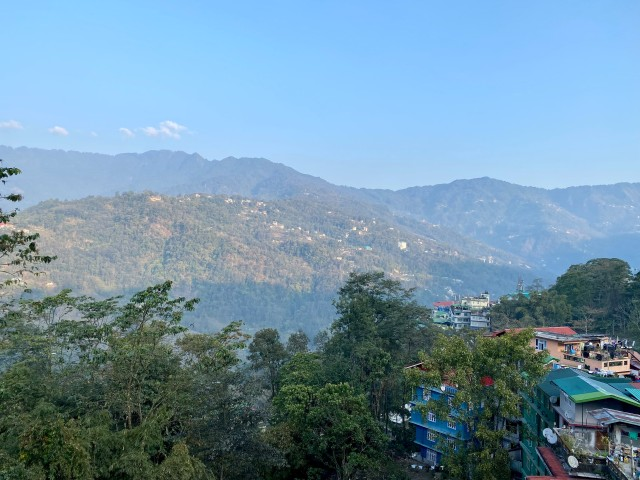
#> input picture images/1.jpg, 640 x 480 px, given in place of the camera
$ python Pencil_wizard.py
#> lines starting #> are read from the running program, lines starting #| are printed output that depends on the picture
import cv2 as cv
import numpy as np

camera = cv.VideoCapture(0)

while True:
    ret, frame = camera.read()
#> frame is the input picture: shape (480, 640, 3); mean B, G, R 165.5, 145.5, 112.8
    if ret == False:
        break
    # getting width and height of image
    height, width, _ = frame.shape
#> height = 480; width = 640

    # creating copy of image using resize function
    resziedImage = cv.resize(frame, (width, height),
                             interpolation=cv.INTER_AREA)

    # creating 3X3 kernel, inorder to sharpen the image /frame
    kernel = np.array([[-1, -1, -1],
                       [-1, 9, -1],
                       [-1, -1, -1]])
    # Appling kernel on the frame using filter2D function .
    sharpenImage = cv.filter2D(resziedImage, -1, kernel)
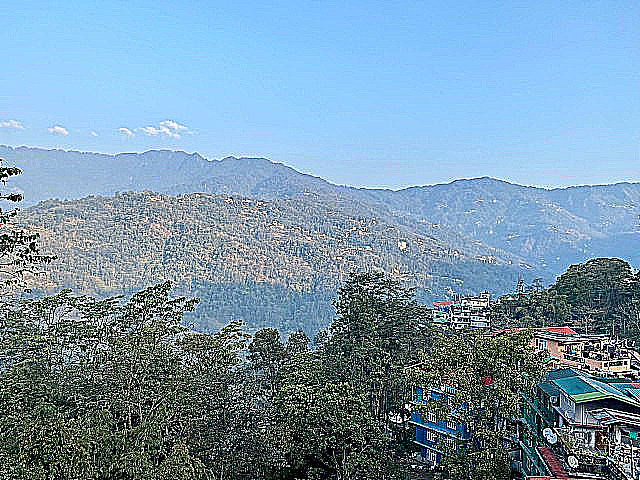
#> sharpenImage: shape (480, 640, 3); mean B, G, R 170.7, 150.1, 120.3

    # converting image into Grayscale image.
    gray = cv.cvtColor(sharpenImage, cv.COLOR_BGR2GRAY)
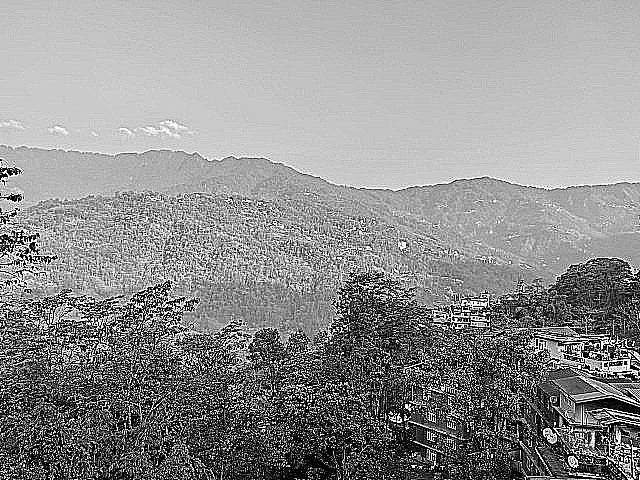
#> gray: shape (480, 640); min 0, max 255, mean 143.5

    # creating inverse of sharpen image .
    inverseImage = 255 - gray
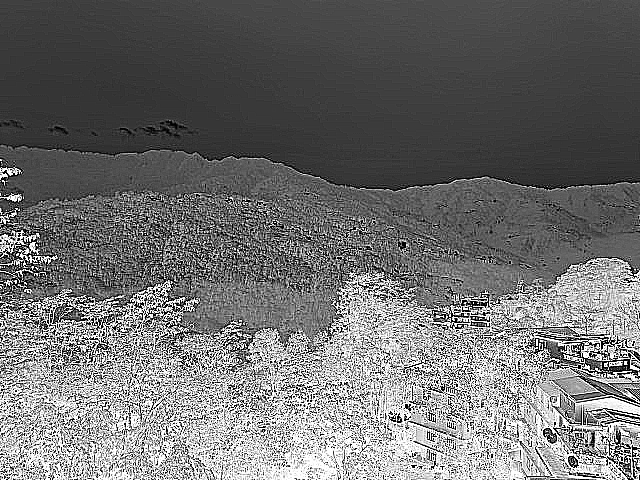
#> inverseImage: shape (480, 640); min 0, max 255, mean 111.5

    # applying Gussain Blur on the image .
    bluredImage = cv.GaussianBlur(inverseImage, (15, 15), 0, 0)
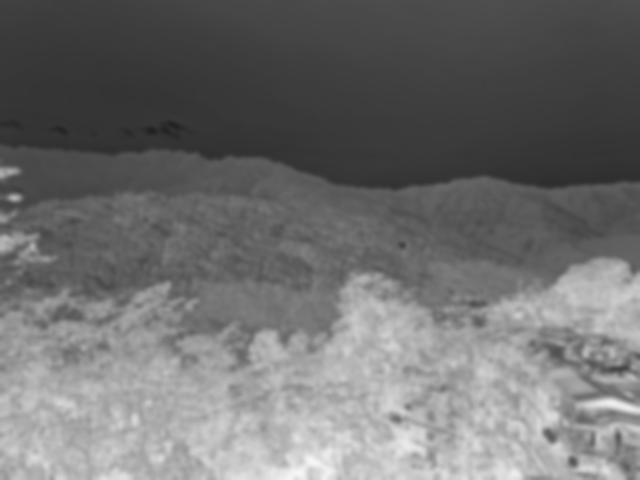
#> bluredImage: shape (480, 640); min 32, max 246, mean 111.5

    # create a pencilSketch using divide function on opencv .
    pencilSketch = cv.divide(gray, 255 - bluredImage, scale=256)
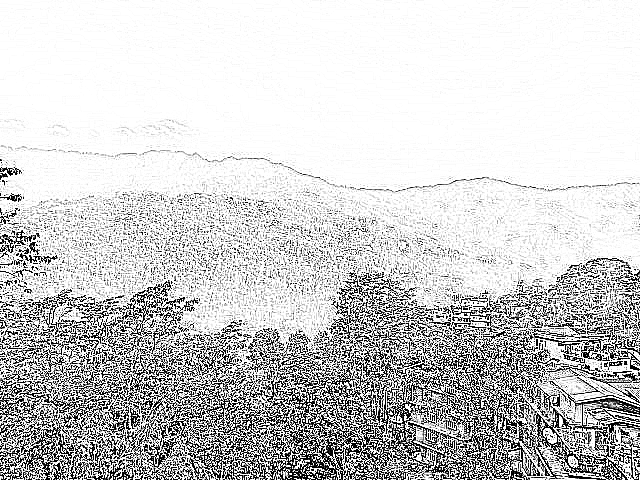
#> pencilSketch: shape (480, 640); min 0, max 255, mean 204.8

    # show the frame on the screen .
    cv.imshow('Sharpen Image', sharpenImage)
    cv.imshow("pencilSketch", pencilSketch)

    cv.imshow("frame", frame)
    key = cv.waitKey(1)
#> (key q is pressed here)
    if key == ord("q"):
        break

cv.destroyAllWindows()
camera.release()

$ run again, on images/baboon.jpg
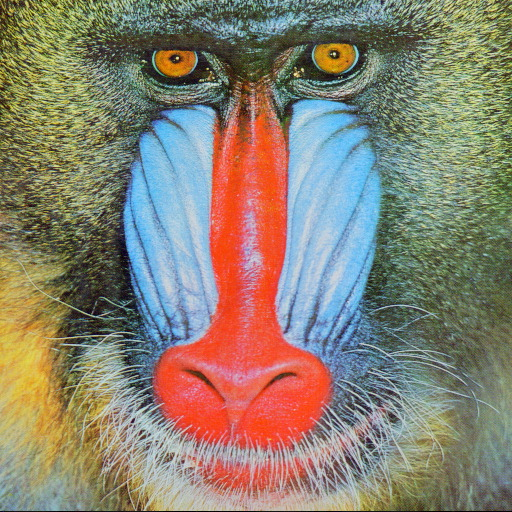
#> input picture images/baboon.jpg, 512 x 512 px, given in place of the camera
#> frame is the input picture: shape (512, 512, 3); mean B, G, R 112.9, 129.1, 137.1
#> `bluredImage = cv.GaussianBlur(inverseImage, (15, 15), 0, 0)`:
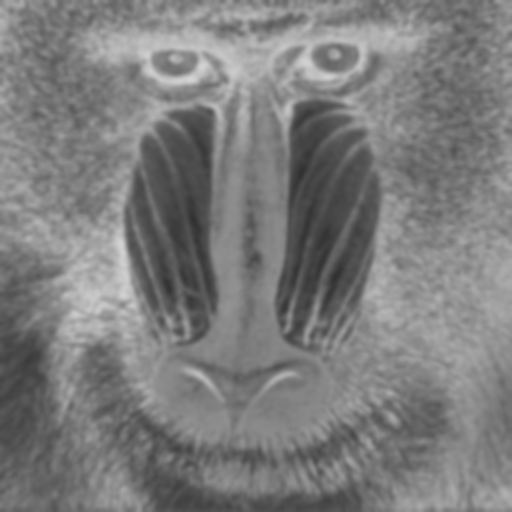
#> bluredImage: shape (512, 512); min 48, max 212, mean 124.3
#> `pencilSketch = cv.divide(gray, 255 - bluredImage, scale=256)`:
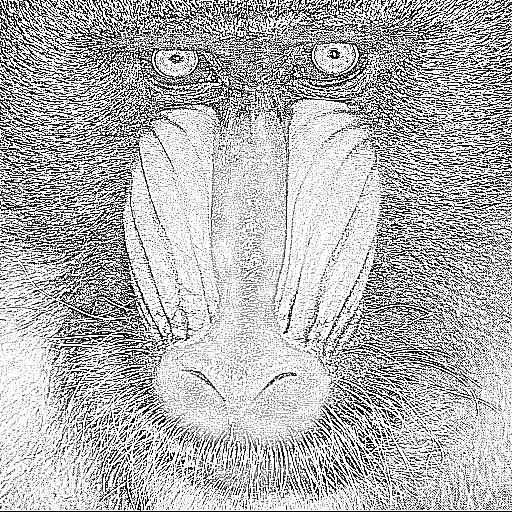
#> pencilSketch: shape (512, 512); min 0, max 255, mean 179.2
